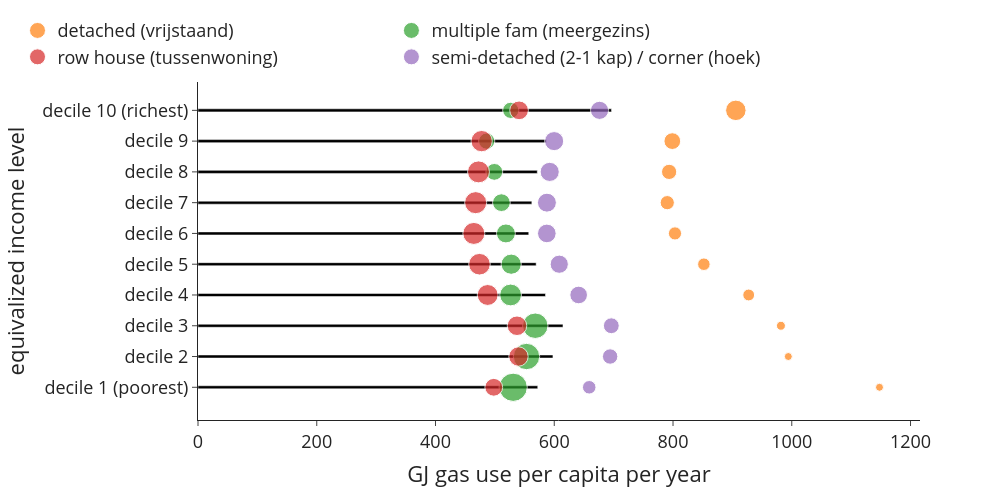

The code cell stored with this chart in its notebook:
### Markdown cell above
#### Gas / space heating

### Code cell
bubblechart((use['gas2019']*use['n_hhd']), use['n_hhdmem2019'], use['n_hhd'], 0, 1, 'GJ gas use per capita per year','equivalized income level', 'GJ_per_cap_inc_type')

### Figure 1 — Plotly figure (JSON) as saved in the notebook; plotly's stock layout.template omitted (floating-point values rounded to 4 significant figures)
{"data": [{"alignmentgroup": "True", "hovertemplate": "GJ gas use per capita per year=%{x}<br>equivalized income level=%{y}<extra></extra>", "legendgroup": "", "marker": {"color": "#000000", "pattern": {"shape": ""}}, "name": "", "offsetgroup": "", "orientation": "h", "showlegend": false, "textposition": "auto", "type": "bar", "x": [572.2, 597.8, 614.7, 585.2, 569.5, 557.0, 562.3, 571.4, 586.5, 696.4], "xaxis": "x", "y": ["decile 1 (poorest)", "decile 2", "decile 3", "decile 4", "decile 5", "decile 6", "decile 7", "decile 8", "decile 9", "decile 10 (richest)"], "yaxis": "y"}, {"marker": {"size": [32395, 27950, 41945, 72940, 81585, 90300, 104820, 120430, 145785, 218345], "sizemin": 4, "sizemode": "area", "sizeref": 1041.0}, "mode": "markers", "name": "detached (vrijstaand)", "showlegend": true, "type": "scatter", "x": [1148.0, 994.2, 981.7, 927.4, 852.0, 803.3, 790.3, 793.5, 798.8, 905.8], "y": ["decile 1 (poorest)", "decile 2", "decile 3", "decile 4", "decile 5", "decile 6", "decile 7", "decile 8", "decile 9", "decile 10 (richest)"]}, {"marker": {"size": [416250, 361300, 337500, 246790, 212830, 186680, 163815, 147600, 137350, 137080], "sizemin": 4, "sizemode": "area", "sizeref": 1041.0}, "mode": "markers", "name": "multiple fam (meergezins)", "showlegend": true, "type": "scatter", "x": [530.8, 553.3, 568.0, 526.5, 527.5, 518.6, 511.0, 499.0, 486.2, 526.8], "y": ["decile 1 (poorest)", "decile 2", "decile 3", "decile 4", "decile 5", "decile 6", "decile 7", "decile 8", "decile 9", "decile 10 (richest)"]}, {"marker": {"size": [164970, 195995, 199015, 227065, 242180, 251775, 253330, 250285, 236150, 182020], "sizemin": 4, "sizemode": "area", "sizeref": 1041.0}, "mode": "markers", "name": "row house (tussenwoning)", "showlegend": true, "type": "scatter", "x": [498.1, 539.7, 537.2, 487.9, 474.1, 464.5, 467.6, 472.4, 477.7, 540.8], "y": ["decile 1 (poorest)", "decile 2", "decile 3", "decile 4", "decile 5", "decile 6", "decile 7", "decile 8", "decile 9", "decile 10 (richest)"]}, {"marker": {"size": [95435, 123450, 130370, 162075, 172470, 180210, 186820, 190580, 189560, 171500], "sizemin": 4, "sizemode": "area", "sizeref": 1041.0}, "mode": "markers", "name": "semi-detached (2-1 kap) / corner (hoek)", "showlegend": true, "type": "scatter", "x": [658.9, 694.1, 696.1, 641.1, 608.4, 587.5, 587.6, 592.3, 599.8, 676.3], "y": ["decile 1 (poorest)", "decile 2", "decile 3", "decile 4", "decile 5", "decile 6", "decile 7", "decile 8", "decile 9", "decile 10 (richest)"]}], "layout": {"bargap": 0.9, "barmode": "relative", "font": {"size": 18}, "height": 500, "legend": {"orientation": "h", "tracegroupgap": 0, "x": -0.25, "xanchor": "left", "y": 1.02, "yanchor": "bottom"}, "margin": {"t": 60}, "width": 1000, "xaxis": {"anchor": "y", "domain": [0, 1], "title": {"text": "GJ gas use per capita per year"}}, "yaxis": {"anchor": "x", "domain": [0, 1], "title": {"text": "equivalized income level"}}}}
